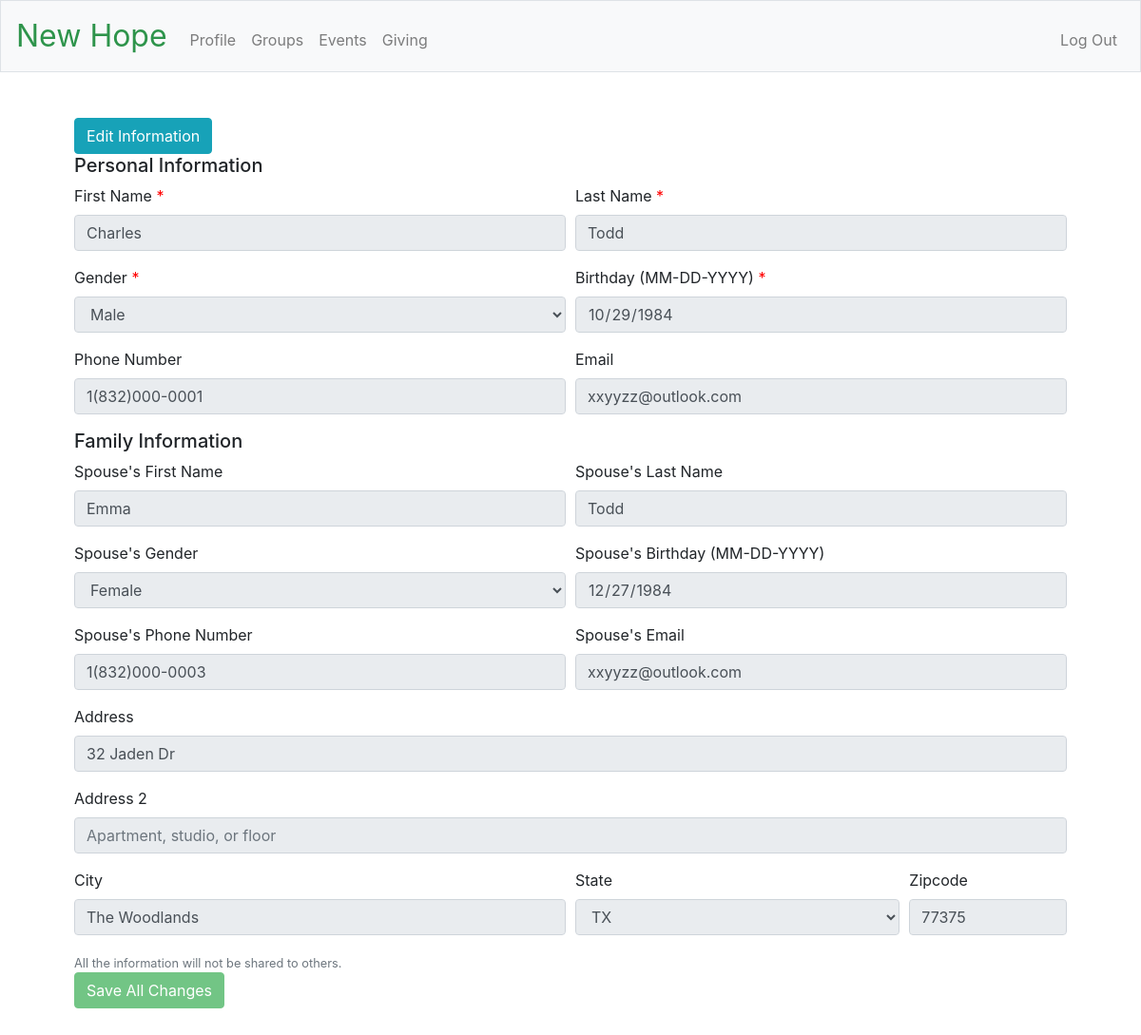
Screenshot of /profile (signed in) with the database file from the repository.
### tables this page shows
CREATE TABLE person ('user_id' INTEGER PRIMARY KEY, 'first_name' TEXT NOT NULL, 'last_name' TEXT NOT NULL, 'gender' TEXT NOT NULL, 'phone' NUMERIC, 'email' TEXT, 'birthday' DATE NOT NULL, 'family_id' INTEGER NOT NULL);

CREATE TABLE family ('family_id' INTEGER PRIMARY KEY NOT NULL, 'addr_street' TEXT, 'addr2' TEXT, 'city' TEXT, 'zipcode' NUMERIC, 'state' TEXT);

### application.py (the view, shortened to what this page needs)
@app.route("/profile", methods=["GET", "POST"])
@login_required
def profile():
    user = db.execute("SELECT * FROM users WHERE id=:id", id=session["user_id"])
    person = db.execute("SELECT * FROM person WHERE user_id=:id", id=session['user_id'])
    family = db.execute("SELECT * FROM family WHERE family_id IN (SELECT family_id FROM person WHERE user_id=:id)", id=session['user_id'])
    spouseInfo = db.execute("SELECT * FROM person WHERE family_id=:family_id and user_id <>:user_id", family_id=family[0]['family_id'], user_id=session['user_id'])
    print(spouseInfo)
    if not spouseInfo:
        spouse = {'first_name': '', 'last_name': '', 'gender': '', 'birthday': '', 'phone': '', 'email': ''}
    else:
        for key in spouseInfo[0]:
            if spouseInfo[0][key] is None:
                spouseInfo[0][key] = ''
        spouse = spouseInfo[0]
    if request.method == "GET":
        info = {**user[0], **person[0], **family[0]}
        return render_template("profile.html", info=info, spouse=spouse)

### application.py (called while the page is built)
@app.after_request
def after_request(response):
    response.headers["Cache-Control"] = "no-cache, no-store, must-revalidate"
    response.headers["Expires"] = 0
    response.headers["Pragma"] = "no-cache"
    return response

### helpers.py (called while the page is built)
def login_required(f):
    @wraps(f)
    def decorated_function(*args, **kwargs):
        if session.get("user_id") is None:
            return redirect("/login")
        return f(*args, **kwargs)
    return decorated_function

### templates/profile.html (shortened to what this page needs)
{% extends "layout.html" %}
{% block main %}
    <button class="btn btn-info" onclick="activateForm('field')">Edit Information</button>
    <fieldset id="field" disabled>
        <h5>Personal Information</h5>
        <form action="/profile" method="post">
            <div class="form-row">
                <div class="form-group col-md-6">
                    <label class="required">First Name</label>
                    {% if info is undefined %}
                        <input class="form-control" autofocus name="firstname" id="firstname" placeholder="First Name" type="text" required>
                    {% else %}
                        <input class="form-control" autofocus name="firstname" id="firstname" placeholder="First Name" type="text" value={{ info['first_name'] }} required>
                    {% endif %}
                </div>
                <div class="form-group col-md-6">
                    <label class="required">Last Name</label>
                    {% if info is undefined %}
                        <input class="form-control" name="lastname"  id="lastname" placeholder="Last Name" type="text" required>
                    {% else %}
                        <input class="form-control" name="lastname"  id="lastname" placeholder="Last Name" type="text" value="{{ info['last_name'] }}" required>
                    {% endif %}
                </div>
            </div>
            <div class="form-row">
                <div class="form-group col-md-6">
                    <label class="required">Gender</label>
                    <select class="form-control" name="gender" required>
                        {% if info is undefined %}
                            <option disabled selected value="">Choose...</option>
                        {% else %}
                            <option selected value={{ info['gender'] }}>{{ info['gender'] }}</option>
                        {% endif %}
                    </select>
                </div>
                <div class="form-group col-md-6">
                    <label class="required">Birthday (MM-DD-YYYY)</label>
                    {% if info is undefined %}
                        <input class="form-control" name="birthday" type="date" required>
                    {% else %}
                        <input class="form-control" name="birthday" type="date" value="{{ info['birthday'] }}" required>
                    {% endif %}
                </div>
            </div>
            <div class="form-row">
                <div class="form-group col-md-6">
                    <label for="#phone-input">Phone Number</label>
                    {% if info is undefined %}
                        <input class="form-control" id="phone-input" type="tel" name="phoneNo" aria-label="Please enter your phone number" placeholder="ex. 1(111)-111-1111">
                    {% else %}
                        <input class="form-control" id="phone-input" type="tel" name="phoneNo" aria-label="Please enter your phone number" placeholder="ex. 1(111)-111-1111" value="{{ info['phone'] }}">
                    {% endif %}
                </div>
                <div class="form-group col-md-6">
                    <label>Email</label>
                    {% if info is undefined %}
                        <input class="form-control" name="email" type="email">
                    {% else %}
                        <input class="form-control" name="email" type="email" value="{{ info['email'] }}">
                    {% endif %}
                </div>
            </div>
            <h5>Family Information</h5>
            <div class="form-row">
                <div class="form-group col-md-6">
                    <label>Spouse's First Name</label>
                    {% if spouse is undefined %}
                        <input class="form-control" name="spfirstname" placeholder="Spouse's First Name" type="text">
                    {% else %}
                        <input class="form-control" name="spfirstname" placeholder="Spouse's First Name" type="text" value="{{ spouse['first_name'] }}">
                    {% endif %}
                </div>
                <div class="form-group col-md-6">
                    <label>Spouse's Last Name</label>
                    {% if spouse is undefined %}
                        <input class="form-control" name="splastname" placeholder="Spouse's Last Name" type="text">
                    {% else %}
                        <input class="form-control" name="splastname" placeholder="Spouse's Last Name" type="text" value="{{ spouse['last_name'] }}">
                    {% endif %}
                </div>
            </div>
            <div class="form-row">
                <div class="form-group col-md-6">
                    <label>Spouse's Gender</label>
                    <select class="form-control" name="spgender">
                    {% if spouse is undefined %}
                        <option isabled selected value="">Choose...</option>
                    {% else %}
                        <option selected value={{ spouse['gender'] }}>{{ spouse['gender'] }}</option>
                    {% endif %}
                    </select>
                </div>
                <div class="form-group col-md-6">
                    <label>Spouse's Birthday (MM-DD-YYYY)</label>
                    {% if spouse is undefined %}
                        <input class="form-control" name="spbirthday" type="date">
                    {% else %}
                        <input class="form-control" name="spbirthday" type="date" value="{{ spouse['birthday'] }}">
                    {% endif %}
                </div>
            </div>
            <div class="form-row">
                <div class="form-group col-md-6">
                    <label for="#phone-input">Spouse's Phone Number</label>
                    {% if spouse is undefined %}
                        <input class="form-control" id="phone-input" type="tel" name="spphoneNo" aria-label="Please enter your phone number" placeholder="ex. 1(111)-111-1111">
                    {% else %}
                        <input class="form-control" id="phone-input" type="tel" name="spphoneNo" aria-label="Please enter your phone number" placeholder="ex. 1(111)-111-1111" value="{{ spouse['phone'] }}">
                    {% endif %}
                </div>
                <div class="form-group col-md-6">
                    <label>Spouse's Email</label>
                    {% if spouse is undefined %}
                        <input class="form-control" name="spemail" type="email">
                    {% else %}
                        <input class="form-control" name="spemail" type="email" value="{{ spouse['email'] }}">
                    {% endif %}
                </div>
            </div>
            <div class="form-group">
                <label>Address</label>
                    {% if info is undefined %}
                        <input class="form-control" name="address1" placeholder="1234 Main St" type="text">
                    {% else %}
                        <input class="form-control" name="address1" placeholder="1234 Main St" type="text" value="{{ info['addr_street'] }}">
                    {% endif %}
            </div>
            <div class="form-group">
                <label>Address 2</label>
                    {% if info is undefined %}
                        <input class="form-control" name="address2" placeholder="Apartment, studio, or floor" type="text">
                    {% else %}
                        <input class="form-control" name="address2" placeholder="Apartment, studio, or floor" type="text" value="{{ info['addr2'] }}">
                    {% endif %}
            </div>
            <div class="form-row">
                <div class="form-group col-md-6">
                    <label>City</label>
                    {% if info is undefined %}
                        <input class="form-control" name="city" type="text">
                    {% else %}
                        <input class="form-control" name="city" type="text" value="{{ info['city'] }}">
                    {% endif %}
                </div>
                <div class="form-group col-md-4">
                    <label>State</label>
                    <select class="form-control" name="state">
                        {% if info is undefined %}
                            <option disabled selected value="">Choose...</option>
                        {% else %}
                            <option selected value={{ info['state'] }}>{{ info['state'] }}</option>
                        {% endif %}
                    </select>
                </div>
                <div class="form-group col-md-2">
                    <label>Zipcode</label>
                    {% if info is undefined %}
                        <input class="form-control" name="zipcode" type="text" pattern="^\s*?\d{5}(?:[-\s]\d{4})?\s*?$">
                    {% else %}
                        <input class="form-control" name="zipcode" type="text" pattern="^\s*?\d{5}(?:[-\s]\d{4})?\s*?$" value="{{ info['zipcode'] }}">
                    {% endif %}
                </div>
            </div>
            <small class="form-text text-muted">All the information will not be shared to others.</small>
            <button class="btn btn-success" type="submit">Save All Changes</button>
        </form>
    </fieldset>
{% endblock %}

### static/styles.css (style rules this page uses)
.required:after { content: " *"; color: red; }

### rows the page displays
person: firstname "Charles", lastname "Todd", gender "Male", birthday "10/29/1984", phoneNo "1(832)000-0001", email "xxyyzz@outlook.com"
person: spfirstname "Emma", splastname "Todd", spgender "Female", spbirthday "12/27/1984", spphoneNo "1(832)000-0003", spemail "xxyyzz@outlook.com"
family: address1 "32 Jaden Dr", city "The Woodlands", state "TX", zipcode "77375"
